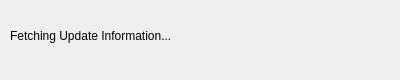
<?xml version="1.0" encoding="UTF-8"?>
<ui version="4.0">
 <class>UpdateDialog</class>
 <widget class="QDialog" name="UpdateDialog">
  <property name="windowModality">
   <enum>Qt::ApplicationModal</enum>
  </property>
  <property name="geometry">
   <rect>
    <x>0</x>
    <y>0</y>
    <width>400</width>
    <height>80</height>
   </rect>
  </property>
  <property name="windowTitle">
   <string>Dialog</string>
  </property>
  <property name="modal">
   <bool>true</bool>
  </property>
  <widget class="QLabel" name="label">
   <property name="geometry">
    <rect>
     <x>10</x>
     <y>20</y>
     <width>381</width>
     <height>31</height>
    </rect>
   </property>
   <property name="text">
    <string>Fetching Update Information...</string>
   </property>
  </widget>
 </widget>
 <resources/>
 <connections/>
</ui>
